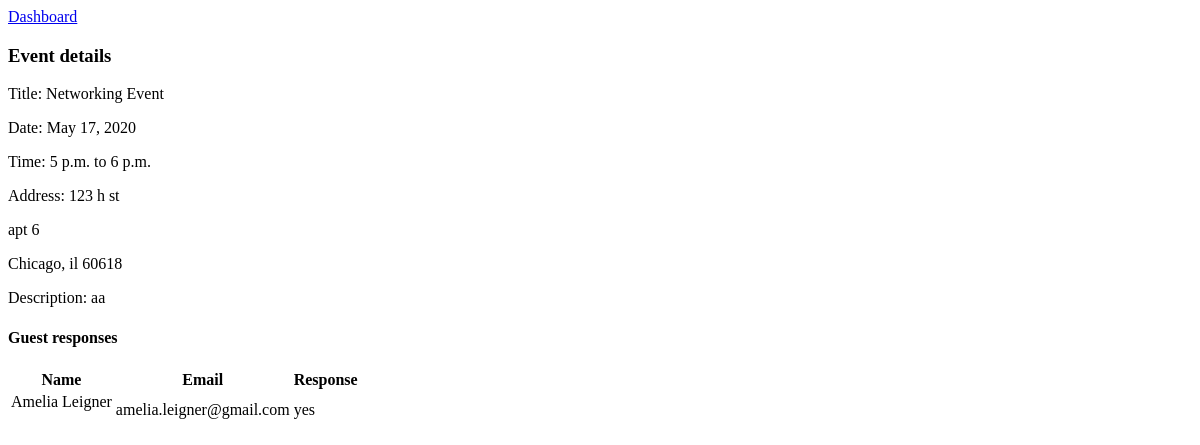
The app's page /eventDetails/7, older data.
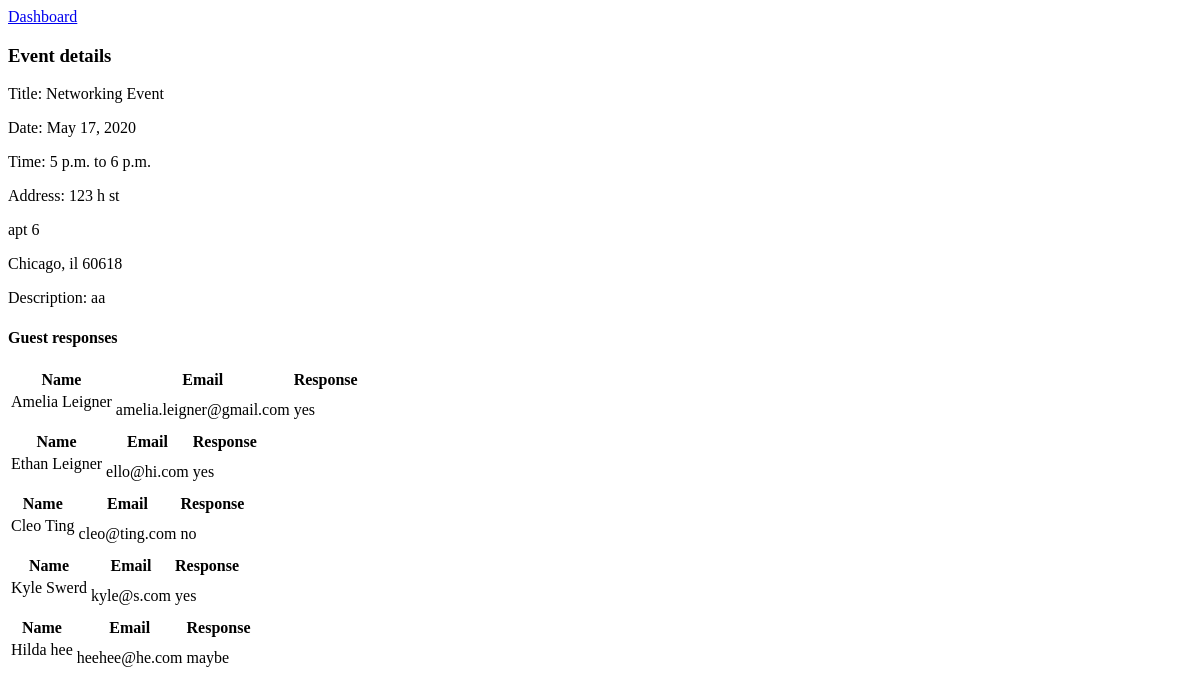
The same page, newer data.
### first_app/models.py (models this page shows, shortened)
class Event(models.Model):
    title = models.CharField("Title",max_length=1024)
    details = models.CharField("Details",max_length=1024)
    date = models.DateField("Date",auto_now=False,auto_now_add=False)
    start_time = models.TimeField("startTime",auto_now=False,auto_now_add=False)
    end_time = models.TimeField("endTime",auto_now=False,auto_now_add=False)
    line1 = models.CharField("Line 1",max_length=1024)
    line2 = models.CharField("Line 2",max_length=1024)
    zip = models.CharField("Zip Code",max_length=12)
    city = models.CharField("City",max_length=1024)
    state = models.CharField("State",max_length=1024)
    host = models.ForeignKey(User, related_name="events",on_delete=models.CASCADE)
    created_at = models.DateTimeField(auto_now_add=True)
    updated_at = models.DateTimeField(auto_now_add=True)
    objects = EventManager()
    class Meta:
        app_label = 'first_app'

class RSVP(models.Model):
    guest = models.ForeignKey(Guest, related_name="rsvps",on_delete=models.CASCADE)
    event = models.ForeignKey(Event, related_name="rsvps",on_delete=models.CASCADE)
    response = models.CharField(max_length=5)
    created_at = models.DateTimeField(auto_now_add=True)
    updated_at = models.DateTimeField(auto_now=True)
    class Meta:
        app_label = 'first_app'

class Guest(models.Model):
    first_name = models.CharField(max_length=60)
    last_name = models.CharField(max_length=60)
    email = models.CharField(max_length=60)
    created_at = models.DateTimeField(auto_now_add=True)
    updated_at = models.DateTimeField(auto_now=True)
    objects = GuestManager()
    class Meta:
        app_label = 'first_app'

### first_app/views.py (the view)
# urls.py: path('eventDetails/<int:id>', views.eventDetails),
def eventDetails(request,id):
    context = {
        'event': Event.objects.get(id=id),
    }
    return render(request,'event_detail.html', context)

### first_app/templates/event_detail.html (shortened to what this page needs)
<!DOCTYPE html>
<html lang="en">
<head>
</head>
<body>
    <a href="/dashboard">Dashboard</a>
    <h3>Event details</h3>
    <p>Title: {{ event.title }}</p>
    <p>Date: {{ event.date }}</p>
    <p>Time: {{ event.start_time }} to {{ event.end_time }}</p>
    <p>Address: {{ event.line1 }}</p>
    <p>{{ event.line2 }}</p>
    <p>{{ event.city }}, {{ event.state }} {{ event.zip }}</p>
    <p>Description: {{ event.details }}</p>
    <h4>Guest responses</h4>
    {% for rsvp in event.rsvps.all %}
    <table>
        <thead>
            <tr>
                <th>Name</th>
                <th>Email</th>
                <th>Response</th>
            </tr>
        </thead>
        <tbody>
            <tr>
                <td>{{ rsvp.guest.first_name }} {{ rsvp.guest.last_name }}</p></td>
                <td>{{ rsvp.guest.email }}</td>
                <td>{{ rsvp.response }}</td>
            </tr>
        </tbody>
    </table>
    {% endfor %}
</body>
</html>

Row changes from the older to the newer data that the page shows:
added RSVP: guest.first_name "Ethan", guest.last_name "Leigner", guest.email "ello@hi.com", response "yes"
added RSVP: guest.first_name "Cleo", guest.last_name "Ting", guest.email "cleo@ting.com", response "no"
added RSVP: guest.first_name "Kyle", guest.last_name "Swerd", guest.email "kyle@s.com", response "yes"
added RSVP: guest.first_name "Hilda", guest.last_name "hee", guest.email "heehee@he.com", response "maybe"
